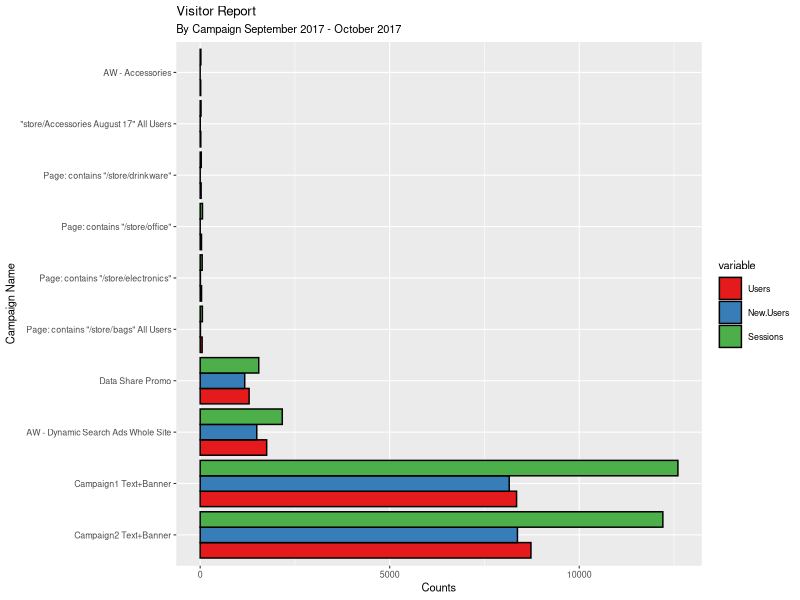
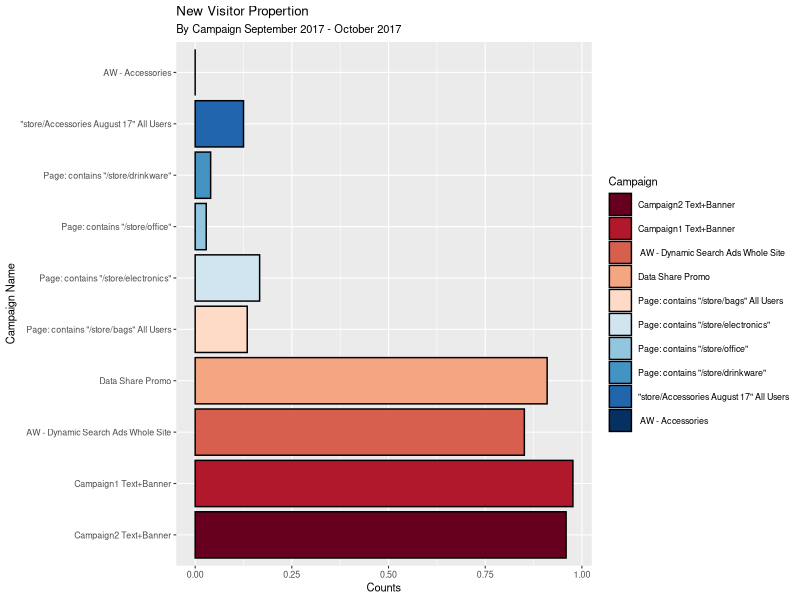
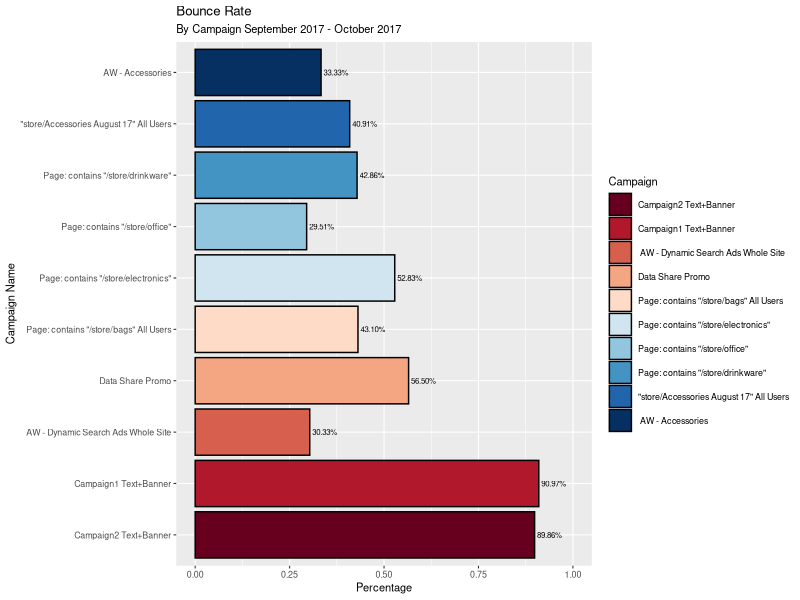
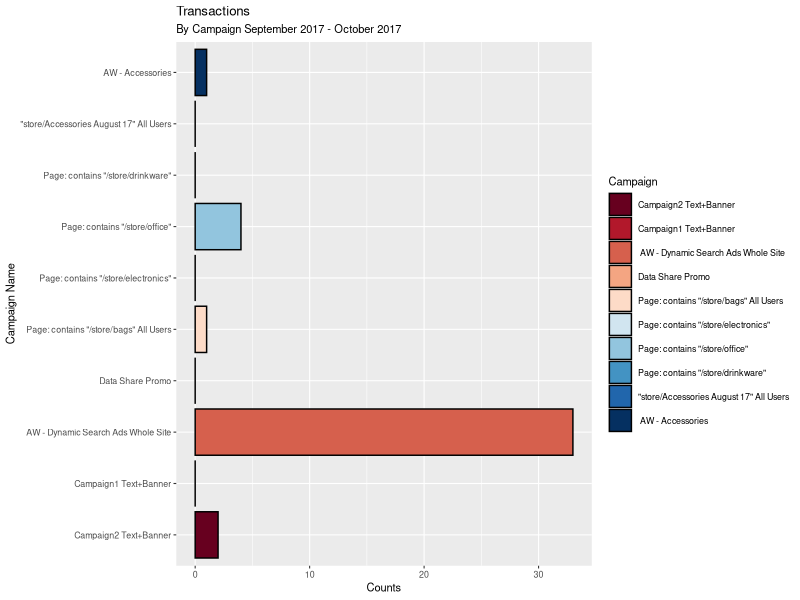
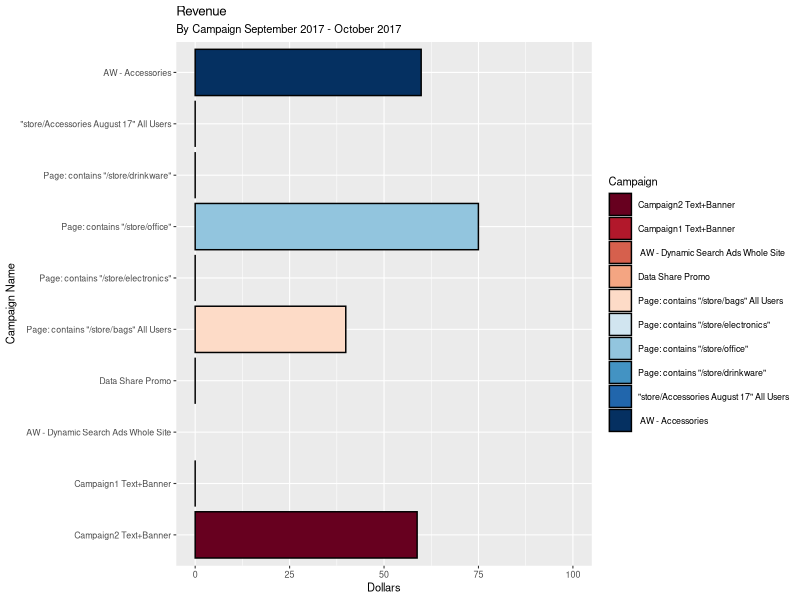

Write R code to recreate these figures, in order.
## ---- chunk 1
library("ggplot2")
library("reshape")
library("scales")

# Read in the CSV File
ga_data = read.csv("3.3-MarketingResults_ExampleFile.csv", sep=",", header=T)
# Modifications

# Calculationg New Users Pro
ga_data$NewUsersProp = ga_data$New.Users / ga_data$Users
# Making all levels consistent
ga_data$Campaign = factor(ga_data$Campaign, levels = ga_data$Campaign)
#ga_data$Bounce.Rate = percent(ga_data$Bounce.Rate)

# Color Scheme
MyColorPallet = c("#67001f","#b2182b","#d6604d","#f4a582","#fddbc7","#d1e5f0","#92c5de","#4393c3","#2166ac","#053061")


# plots : 
# which campaign is the best at getting new visitors? 

# 1. Total number
ga_data_filtered = ga_data[,c("Campaign", "Users", "New.Users", "Sessions")]
ga_data.melted = melt(ga_data_filtered, id="Campaign")

## ---- chunk 2
ggplot(ga_data.melted, aes(fill=variable, y=value, x=Campaign)) + geom_bar(position="dodge", stat="identity",color="black")+ coord_flip() + scale_fill_brewer(palette="Set1") + theme_minimal() + ylab("Counts") + xlab("Campaign Name") + labs(title="Visitor Report",  subtitle="By Campaign September 2017 - October 2017") + theme_grey(base_size = 8) 

## ---- chunk 3
ggplot(ga_data, aes(x = Campaign, y = NewUsersProp, fill=Campaign)) + geom_bar(stat ="identity", color="black") + coord_flip() + scale_fill_manual(values = MyColorPallet) + theme_minimal() + ylab("Counts") + xlab("Campaign Name") + labs(title="New Visitor Propertion",  subtitle="By Campaign September 2017 - October 2017") + theme_grey(base_size = 8) 
## ---- chunk 4
# 3. which one with the highest bouncerate? 
ggplot(ga_data, aes(x = Campaign, y = Bounce.Rate, fill=Campaign)) + geom_bar(stat ="identity",color="black") + coord_flip() + scale_fill_manual(values = MyColorPallet) + theme_minimal() + ylab("Percentage") + xlab("Campaign Name")+ scale_y_continuous( limits=c(0,1)) + geom_text(aes(y = Bounce.Rate, label = percent(Bounce.Rate)),  hjust = -0.1,size=2) +  labs(title="Bounce Rate",  subtitle="By Campaign September 2017 - October 2017")+ theme_grey(base_size = 8) 
## ---- chunk 5

# 5. Tranaction
ggplot(ga_data, aes(x = Campaign, y = Transactions, fill=Campaign)) + geom_bar(stat ="identity",color="black") + coord_flip()+scale_fill_manual(values = MyColorPallet) + theme_minimal() + ylab("Counts") + xlab("Campaign Name") +  labs(title="Transactions",  subtitle="By Campaign September 2017 - October 2017")+ theme_grey(base_size = 8) 
## ---- chunk 6
# 6. Revenue
ggplot(ga_data, aes(x = Campaign, y = Revenue, fill=Campaign)) + geom_bar(stat ="identity",color="black") + coord_flip()+scale_fill_manual(values = MyColorPallet)+ scale_y_continuous( limits=c(0,100)) + theme_minimal() + ylab("Dollars") + xlab("Campaign Name") +  labs(title="Revenue",  subtitle="By Campaign September 2017 - October 2017")+ theme_grey(base_size = 8) 
